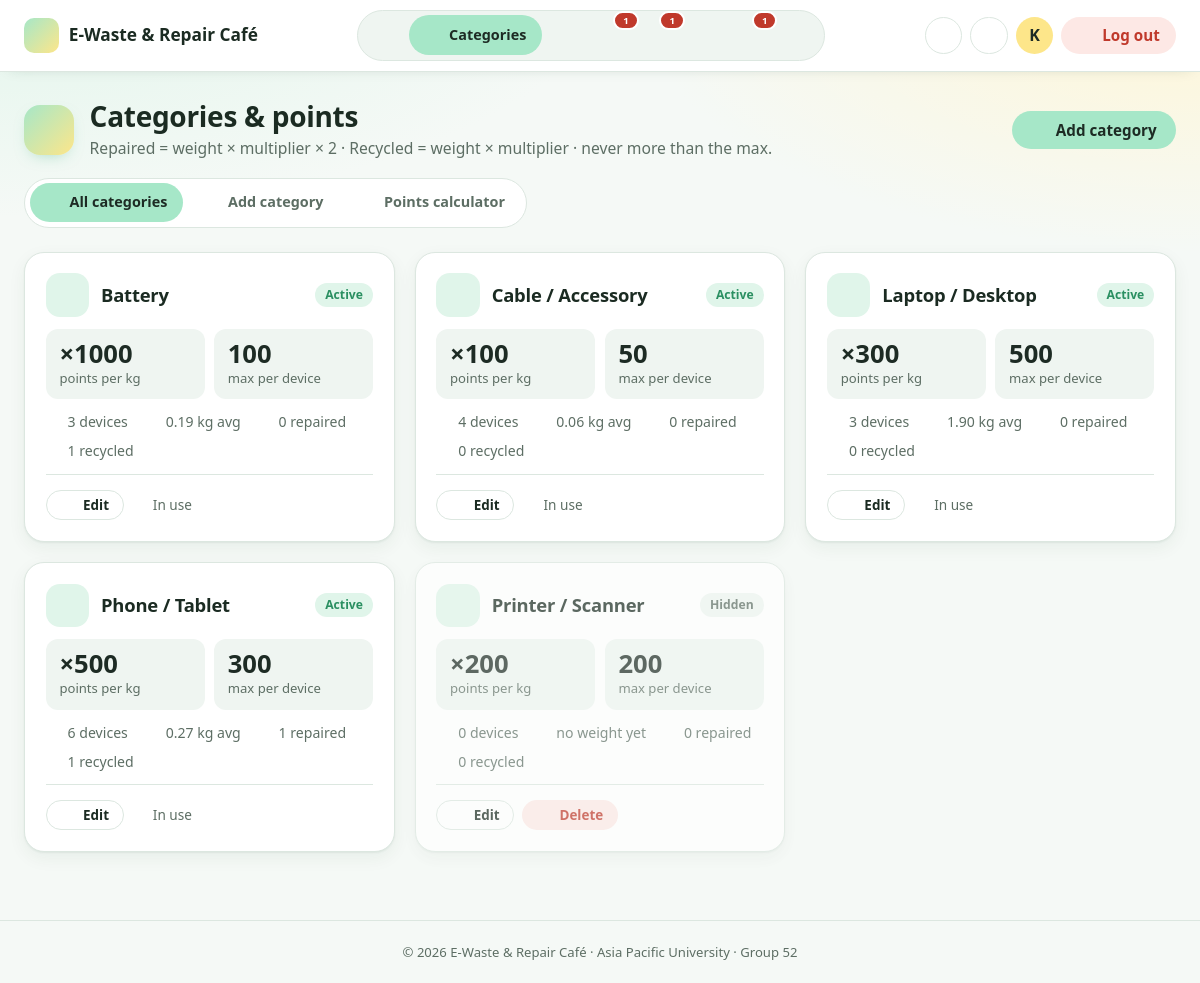
/admin/categories.php (signed in), run on the app's committed database.
### tables this page shows
CREATE TABLE `categories` (
  `categoryID` varchar(10) NOT NULL,
  `category_name` varchar(50) NOT NULL,
  `multiplier` decimal(7,2) NOT NULL,
  `max_points` int(11) NOT NULL,
  `is_active` tinyint(1) NOT NULL DEFAULT 1
);

### includes/functions.php (called while the page is built, shortened)
<?php
require_once __DIR__ . '/icons.php';
function e($value)
{
    return htmlspecialchars((string) $value, ENT_QUOTES, 'UTF-8');
}
function db_all($conn, $sql, $types = '', $params = [])
{
    $stmt = $conn->prepare($sql);
    if ($types !== '') $stmt->bind_param($types, ...$params);
    $stmt->execute();
    $result = $stmt->get_result();
    return $result->fetch_all(MYSQLI_ASSOC);
}

### admin/categories.php (the view, shortened to what this page needs)
<?php
require '../config/db.php';
require '../includes/functions.php';
$categories = db_all($conn, "SELECT c.*,
                                    COUNT(d.deviceID)                        AS devices,
                                    AVG(d.weight_kg)                         AS avg_kg,
                                    COALESCE(SUM(d.status = 'Completed'), 0) AS repaired,
                                    COALESCE(SUM(d.status = 'Recycled'), 0)  AS recycled
                             FROM categories c
                             LEFT JOIN devices d ON d.categoryID = c.categoryID
                             GROUP BY c.categoryID
                             ORDER BY c.is_active DESC, c.category_name");
require '../includes/admin_top.php';
?>
<section class="tile-grid">
    <?php foreach ($categories as $c): ?>
        <article class="cat-card <?= $c['is_active'] ? '' : 'is-off' ?>">
            <header>
                <span class="stat-icon tint-mint"><?= icon(category_icon_name($c['category_name'])) ?></span>
                <h2><?= e($c['category_name']) ?></h2>
                <span class="badge <?= $c['is_active'] ? 'badge-ok' : 'badge-off' ?>"><?= $c['is_active'] ? 'Active' : 'Hidden' ?></span>
            </header>
            <div class="cat-numbers">
                <div><span class="big-num">×<?= e($c['multiplier'] + 0) ?></span><small>points per kg</small></div>
                <div><span class="big-num"><?= (int) $c['max_points'] ?></span><small>max per device</small></div>
            </div>
            <ul class="mini-stats">
                <li title="Devices submitted"><?= icon('device') ?> <?= (int) $c['devices'] ?> devices</li>
                <li title="Average weight"><?= icon('scale') ?> <?= $c['avg_kg'] !== null ? number_format($c['avg_kg'], 2) . ' kg avg' : 'no weight yet' ?></li>
                <li title="Repaired"><?= icon('wrench') ?> <?= (int) $c['repaired'] ?> repaired</li>
                <li title="Recycled"><?= icon('recycle') ?> <?= (int) $c['recycled'] ?> recycled</li>
            </ul>
            <footer>
                <a class="btn btn-outline btn-sm" href="category_form.php?edit=<?= e($c['categoryID']) ?>"><?= icon('edit') ?> Edit</a>
                <?php if ($c['devices'] == 0): ?>
                    <form method="post" data-confirm="Delete <?= e($c['category_name']) ?>?">
                        <button class="btn btn-danger btn-sm"><?= icon('trash') ?> Delete</button>
                    </form>
                <?php else: ?>
                    <span class="lock-note" title="Devices use this category"><?= icon('lock') ?> In use</span>
                <?php endif; ?>
            </footer>
        </article>
    <?php endforeach; ?>
</section>
<?php require '../includes/admin_bottom.php'; ?>

### includes/icons.php (shortened to what this page needs)
<?php
function icon($name, $class = '')
{
    $svg = $paths[$name] ?? $paths['box'];
    return '<svg class="icon ' . $class . '" viewBox="0 0 24 24" aria-hidden="true" focusable="false">' . $svg . '</svg>';
}
function category_icon_name($category_name)
{
    $n = strtolower($category_name);
    if (strpos($n, 'battery') !== false) return 'battery';
    if (strpos($n, 'laptop') !== false || strpos($n, 'desktop') !== false) return 'laptop';
    if (strpos($n, 'cable') !== false || strpos($n, 'charger') !== false) return 'plug';
    if (strpos($n, 'printer') !== false) return 'printer';
    return 'device';
}

### data on the page
categories: category_name "Battery", is_active "Active", $c['multiplier'] + 0 "1000", max_points "100", devices "3", avg_kg "0.19", repaired "0", recycled "1"
categories: category_name "Cable / Accessory", is_active "Active", $c['multiplier'] + 0 "100", max_points "50", devices "4", avg_kg "0.06", repaired "0", recycled "0"
categories: category_name "Laptop / Desktop", is_active "Active", $c['multiplier'] + 0 "300", max_points "500", devices "3", avg_kg "1.90", repaired "0", recycled "0"
categories: category_name "Phone / Tablet", is_active "Active", $c['multiplier'] + 0 "500", max_points "300", devices "6", avg_kg "0.27", repaired "1", recycled "1"
categories: category_name "Printer / Scanner", is_active "Hidden", $c['multiplier'] + 0 "200", max_points "200", devices "0", shows "no weight yet", repaired "0", recycled "0"

### other printed values
$label "Categories"
$nav_badges[$key] "1"
$initial "K"
$title "Categories & points"
$desc "Repaired = weight × multiplier × 2 · Recycled = weight × multiplier · never more than the max."
$actions "Add category"
$label "All categories"
$label "Add category"
$label "Points calculator"
